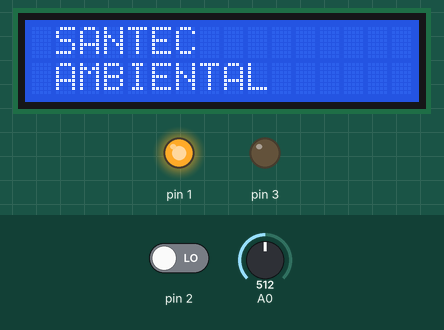
Bench run of a sketch on a simulated Arduino Uno, built with avr-gcc and run on an emulated ATmega328P. On the bench: 16×2 character LCD, output pins drawn as LEDs (lit = HIGH). The inputs (shaded band) are chosen by the test bench; at power-on: pin 2 LOW, A0 = 512.

Above: at 5.1 s.
At 9.2 s:
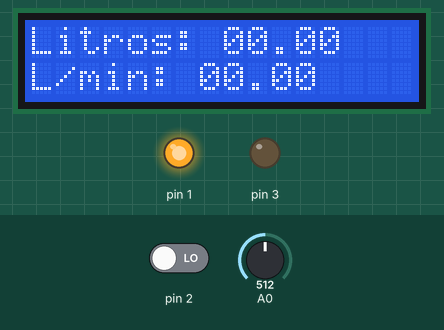
9.3 s: pin 2 driven HIGH
At 10.5 s:
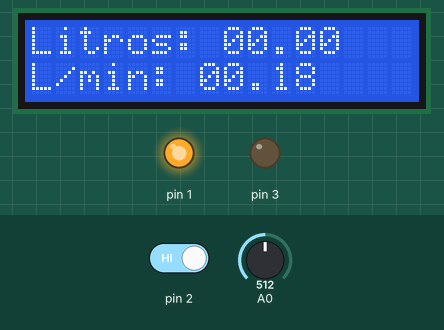
Timing chart, 0 to 12.3 s (numbered marks = the images above; inputs shaded):
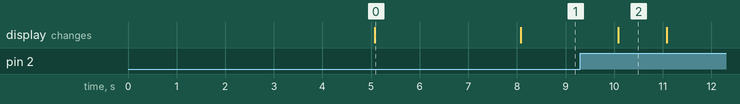

The sketch:

Medidor_de_fluxo_e_litros__1__copy_20241031195018.ino
```cpp
#include  <TimerOne.h>

#include <LiquidCrystal.h>

LiquidCrystal lcd(8, 9, 4, 5, 6, 7);

float pulsos = 0;
float litros = 0;
float contador = 0;
float fluxo_contador = 0;
float fluxo = 0;
int segundos = 0;
float media_fluxo = 0;
float contador2 = 0;
float fluxo_medido = 0;

void interrupcao_externa()
{
  pulsos = pulsos + 1;
}

void interrupcao()
{
  segundos = segundos + 1;
}


void setup()
{
  pinMode(3,OUTPUT);
  pinMode(2,INPUT);
  pinMode(1,OUTPUT);

  pinMode(A0,INPUT);

  digitalWrite(1,HIGH);
  digitalWrite(3,LOW);

  lcd.begin(16,2);

  lcd.setCursor(0,0);
  lcd.print("Medidor de");
  lcd.setCursor(0,1);
  lcd.print("Oleo Vegetal");
  delay(5000);
  lcd.clear();
  lcd.setCursor(0,0);
  lcd.print(" SANTEC");
  lcd.setCursor(0,1);
  lcd.print(" AMBIENTAL");
  delay(3000);
  lcd.clear();

  attachInterrupt(0,interrupcao_externa,RISING);
  Timer1.initialize(1000000);
  Timer1.attachInterrupt(interrupcao);
}

void loop()
{
    lcd.setCursor(0,0);
    lcd.print("Litros:");
    lcd.setCursor(0,1);
    lcd.print("L/min:");

    if(litros < 10)
    {
      lcd.setCursor(8,0);
      lcd.print("0");
      lcd.setCursor(9,0);
      lcd.print(litros,2);
    }
    if(litros >= 10)
    {
      lcd.setCursor(8,0);
      lcd.print(litros,2);
    }

    if(fluxo < 10)
    {
      lcd.setCursor(7,1);
      lcd.print("0");
      lcd.setCursor(8,1);
      lcd.print(fluxo,2);
    }
    if(fluxo >= 10)
    {
       lcd.setCursor(7,1);
       lcd.print(fluxo,2);
    }

       if(segundos >= 1)
       {
         segundos = 0;

         detachInterrupt(interrupcao_externa);
         fluxo = (pulsos)/5.5;
         // 5.5 para o sensor de fluxo maior e preto ; 67.5 para o sensor de fluxo menor e branco
         litros = litros + (fluxo/60.0);

         pulsos = 0;
         contador = 0;
       }

       attachInterrupt(0,interrupcao_externa,RISING);


    if(analogRead(A0) > 400 && analogRead(A0) < 600)
    {
       litros = 0;
    }
}
```

Measured:
- after the input at 9.3 s, the display: changes after 0.78 s (image 2)
- what the display in image 0 shows lasts 3.0 s, from 5.1 s to 8.1 s
- what the display in image 2 shows lasts 1.0 s, from 10.1 s to 11.1 s
